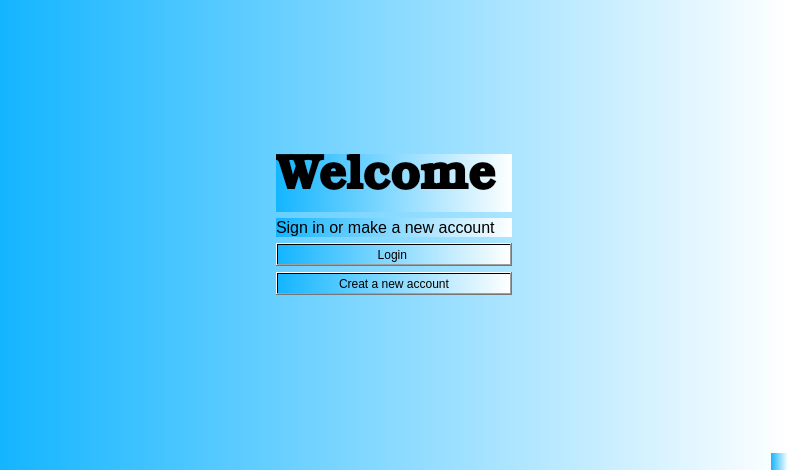
<?xml version="1.0" encoding="UTF-8"?>
<ui version="4.0">
 <class>MainWindow</class>
 <widget class="QMainWindow" name="MainWindow">
  <property name="geometry">
   <rect>
    <x>0</x>
    <y>0</y>
    <width>788</width>
    <height>470</height>
   </rect>
  </property>
  <property name="windowTitle">
   <string>MainWindow</string>
  </property>
  <property name="styleSheet">
   <string notr="true">background:qlineargradient(spread:pad, x1:0, y1:0, x2:1, y2:0, stop:0 rgb(20, 181, 255), stop:1 rgb(255, 255, 255, 255))</string>
  </property>
  <widget class="QWidget" name="centralwidget">
   <layout class="QGridLayout" name="gridLayout">
    <item row="5" column="1">
     <spacer name="verticalSpacer_2">
      <property name="orientation">
       <enum>Qt::Vertical</enum>
      </property>
      <property name="sizeHint" stdset="0">
       <size>
        <width>20</width>
        <height>40</height>
       </size>
      </property>
     </spacer>
    </item>
    <item row="1" column="0">
     <spacer name="horizontalSpacer">
      <property name="orientation">
       <enum>Qt::Horizontal</enum>
      </property>
      <property name="sizeHint" stdset="0">
       <size>
        <width>40</width>
        <height>20</height>
       </size>
      </property>
     </spacer>
    </item>
    <item row="0" column="1">
     <spacer name="verticalSpacer">
      <property name="orientation">
       <enum>Qt::Vertical</enum>
      </property>
      <property name="sizeHint" stdset="0">
       <size>
        <width>20</width>
        <height>40</height>
       </size>
      </property>
     </spacer>
    </item>
    <item row="1" column="1">
     <widget class="QLabel" name="welcomeL">
      <property name="font">
       <font>
        <family>Bookman Old Style</family>
        <pointsize>36</pointsize>
        <weight>75</weight>
        <bold>true</bold>
       </font>
      </property>
      <property name="styleSheet">
       <string notr="true">background:setAttribute(Qt::WA_TranslucentBackground)</string>
      </property>
      <property name="text">
       <string>&lt;html&gt;&lt;head/&gt;&lt;body&gt;&lt;p align=&quot;center&quot;&gt;Welcome &lt;/p&gt;&lt;/body&gt;&lt;/html&gt;</string>
      </property>
     </widget>
    </item>
    <item row="3" column="1">
     <widget class="QPushButton" name="login">
      <property name="text">
       <string>Login </string>
      </property>
     </widget>
    </item>
    <item row="4" column="1">
     <widget class="QPushButton" name="createacc">
      <property name="sizeIncrement">
       <size>
        <width>0</width>
        <height>0</height>
       </size>
      </property>
      <property name="baseSize">
       <size>
        <width>1024</width>
        <height>768</height>
       </size>
      </property>
      <property name="text">
       <string>Creat a new account</string>
      </property>
     </widget>
    </item>
    <item row="2" column="1">
     <widget class="QLabel" name="signL">
      <property name="font">
       <font>
        <pointsize>12</pointsize>
       </font>
      </property>
      <property name="styleSheet">
       <string notr="true">background:setAttribute(Qt::WA_TranslucentBackground)</string>
      </property>
      <property name="text">
       <string>Sign in or make a new account</string>
      </property>
     </widget>
    </item>
    <item row="0" column="2">
     <spacer name="horizontalSpacer_2">
      <property name="orientation">
       <enum>Qt::Horizontal</enum>
      </property>
      <property name="sizeHint" stdset="0">
       <size>
        <width>40</width>
        <height>20</height>
       </size>
      </property>
     </spacer>
    </item>
   </layout>
  </widget>
  <widget class="QStatusBar" name="statusbar"/>
 </widget>
 <resources/>
 <connections/>
</ui>
